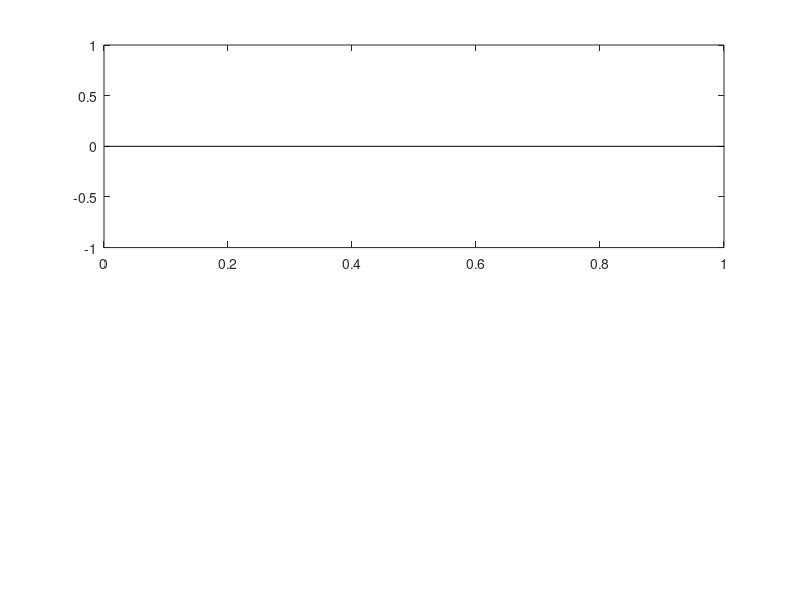

MATLAB code for this plot: (Note: this script raises an error after producing the figure.)
%=========================================================================%
%                                                                         %
%  Autors: Enrico Bertolazzi                                              %
%          Department of Industrial Engineering                           %
%          University of Trento                                           %
%          enrico.bertolazzi@unitn.it                                     %
%          m.fregox@gmail.com                                             %
%                                                                         %
%=========================================================================%
% Driver test program to check Clothoids lib                              %
%=========================================================================%

addpath('../matlab');

x0=0;
y0=0;
x1=1;
y1=0;
theta0=pi/2-1e-5;
theta1=pi/2-1e-5+20*pi;
%theta0=atan2(0.5,0.25);
%theta1=atan2(0.1,0.1);

a0=theta0+pi/2;
a1=theta1+pi/2;

p=[x0,x1;y0,y1]; u=[cos(a0),cos(a1);...
                    sin(a0),sin(a1)];

subplot(2,1,1);
plot(p(1,:),p(2,:),'k')
hold on
bi_arc = fnrfn(rscvn(p,u),[0.5,1.5]);
bspline_plot(bi_arc,true);
axis equal
hold off

subplot(2,1,2);
plot(p(1,:),p(2,:),'k')
hold on
L1 = Biarc(x0,y0,theta0,x1,y1,theta1);
L1.plot();
axis equal
hold off

